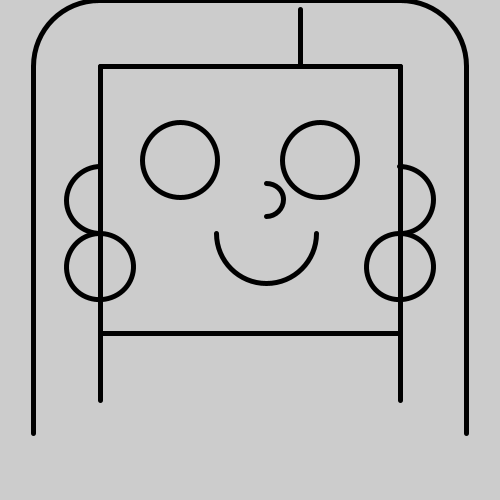
Frame 1 (no input)
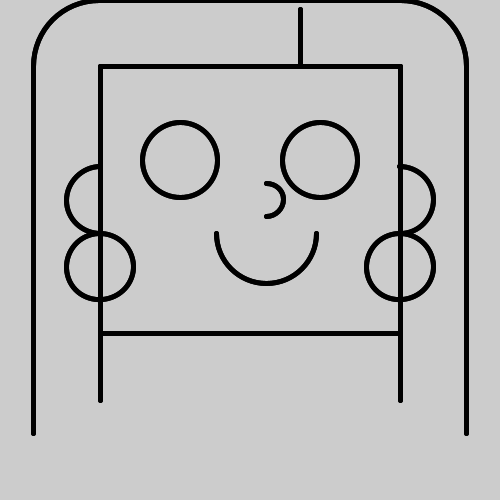
Frame 2 (the mouse pressed at the canvas centre, redrawn once)

The Processing sketch that drew these frames (run headless with seeded random() and noise(); the mouse was pressed at the canvas centre and the sketch redrawn once):

// Processing sketch: autoretrato
// ── autoretrato.pde
float m=33.3333333;
void setup () {
  size (500, 500);
  strokeWeight(5);
  noFill();
}
void draw() {
  laura();
  

  
}

// ── laura.pde
void laura () {
    //pelo
arc(m*3,m*2,m*4,m*4, radians(180),radians(270));
line (m*3,0,m*12,0);
arc( m*12,m*2,m*4,m*4,radians(270),radians(360)) ;
line (m,m*13,m,m*2);
line (m*14,m*13,m*14,m*2);
line (m*9,9,m*9,m*2);
// cara
line (m*3,m*2,m*12,m*2) ;
arc (m*3,m*6,m*2,m*2, radians (90), radians (270));
arc (m*12,m*6,m*2,m*2, radians (270), radians (450));
line (m*3,m*2,m*3,m*12);
line (m*12,m*12,m*12,m*2);
line (m*3,m*10,m*12,m*10);
// ojos
circle (180, 160, 75) ;
circle (320, 160, 75) ;
//boca y nariz
arc (m*8,m*7,m*3,m*3, radians (0), radians (180));
arc (m*8,m*6,m,m, radians (270), radians (450));
//pendientes
arc (m*12,m*8,m*2,m*2, radians (70), radians (470));
arc (m*3,m*8,m*2,m*2, radians (70), radians (470));
  noLoop ();
}
